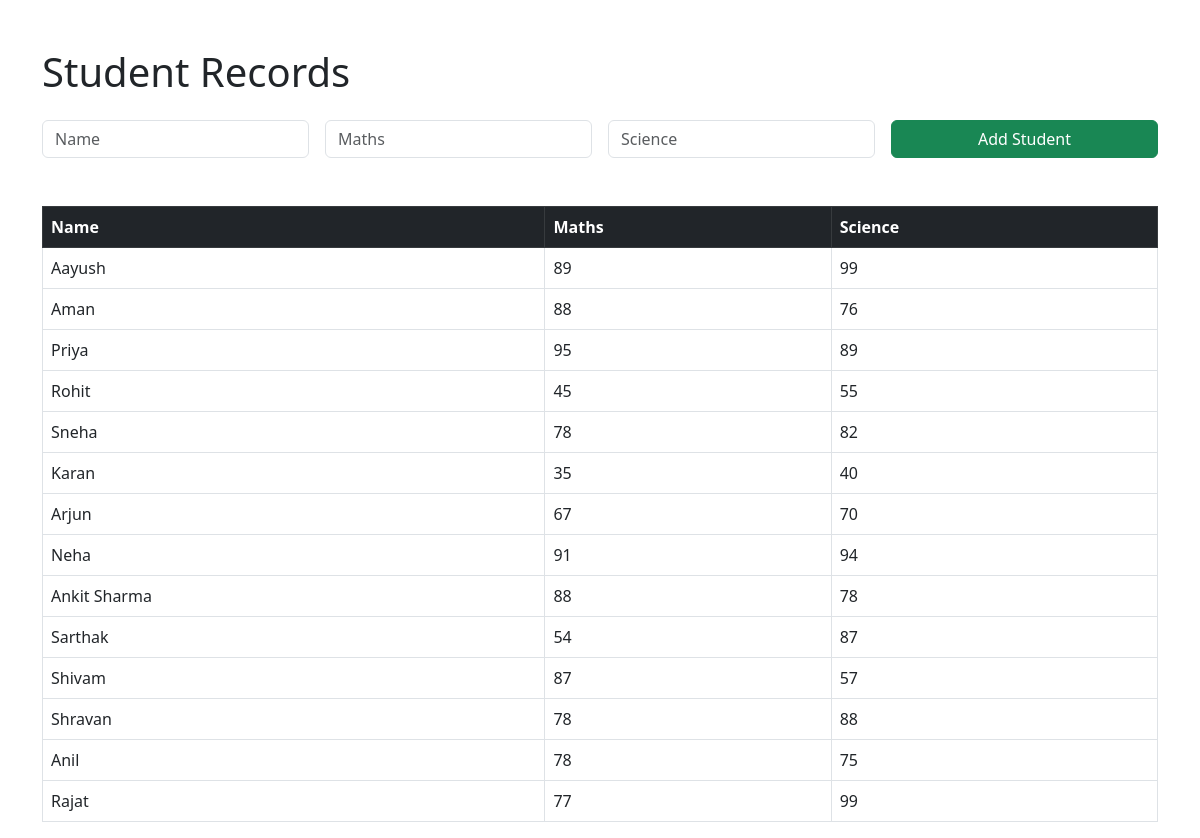
/students (signed in), run on the app's committed database.
### app.py (models this page shows)
class Student(db.Model):
    id = db.Column(
        db.Integer,
        primary_key=True
    )
    name = db.Column(
        db.String(100)
    )
    username = db.Column(
        db.String(100),
        unique=True
    )
    password = db.Column(
        db.String(100)
    )
    maths = db.Column(
        db.Integer
    )
    science = db.Column(
        db.Integer
    )
    english = db.Column(
        db.Integer
    )
    attendance = db.Column(
        db.Integer
    )

### app.py (the view)
@app.route('/students')
@login_required
def students_page():
    students = Student.query.all()
    return render_template(
        'students.html',
        students=students
    )

### app.py (called while the page is built)
@login_manager.user_loader
def load_user(user_id):
    return User.query.get(
        int(user_id)
    )

### templates/students.html (shortened to what this page needs)
<!DOCTYPE html>
<html>
<head>
    <link
    href="https://cdn.jsdelivr.net/npm/bootstrap@5.3.0/dist/css/bootstrap.min.css"
    rel="stylesheet">
</head>
<body>
<div class="container mt-5">
    <h1 class="mb-4">
        Student Records
    </h1>
    <form
    action="/add"
    method="POST">
        <div class="row g-3 mb-5">
            <div class="col-md-3">
                <input
                type="text"
                name="name"
                class="form-control"
                placeholder="Name"
                required>
            </div>
            <div class="col-md-3">
                <input
                type="number"
                name="maths"
                class="form-control"
                placeholder="Maths"
                required>
            </div>
            <div class="col-md-3">
                <input
                type="number"
                name="science"
                class="form-control"
                placeholder="Science"
                required>
            </div>
            <div class="col-md-3">
                <button
                class="btn btn-success w-100">
                    Add Student
                </button>
            </div>
        </div>
    </form>
    <table class="table table-bordered">
        <thead class="table-dark">
            <tr>
                <th>Name</th>
                <th>Maths</th>
                <th>Science</th>
            </tr>
        </thead>
        <tbody>
            {% for student in students %}
            <tr>
                <td>
                    {{ student.name }}
                </td>
                <td>
                    {{ student.maths }}
                </td>
                <td>
                    {{ student.science }}
                </td>
            </tr>
            {% endfor %}
        </tbody>
    </table>
</div>
</body>
</html>

### data on the page
Student: name "Aayush", maths "89", science "99"
Student: name "Aman", maths "88", science "76"
Student: name "Priya", maths "95", science "89"
Student: name "Rohit", maths "45", science "55"
Student: name "Sneha", maths "78", science "82"
Student: name "Karan", maths "35", science "40"
Student: name "Arjun", maths "67", science "70"
Student: name "Neha", maths "91", science "94"
Student: name "Ankit Sharma", maths "88", science "78"
Student: name "Sarthak", maths "54", science "87"
Student: name "Shivam", maths "87", science "57"
Student: name "Shravan", maths "78", science "88"
Student: name "Anil", maths "78", science "75"
Student: name "Rajat", maths "77", science "99"
